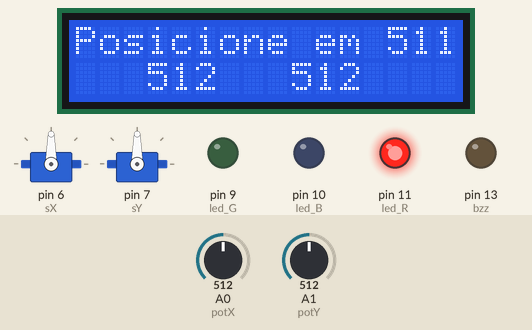
Simulated run of this sketch. Board: Arduino Uno, built with avr-gcc and run on an emulated ATmega328P. Parts: 16×2 character LCD, 2 × servo, output pins drawn as LEDs (lit = HIGH). The test bench sets the inputs (shaded band); at power-on: A0 (potX) = 512, A1 (potY) = 512.

Above: at 1.2 s.
1.3 s: A0 (potX) set to 716
At 2.1 s:
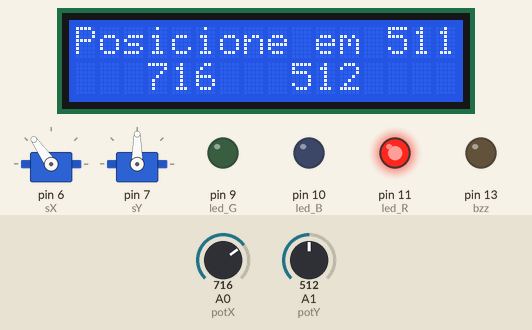
2.8 s: A1 (potY) set to 716
At 4.0 s:
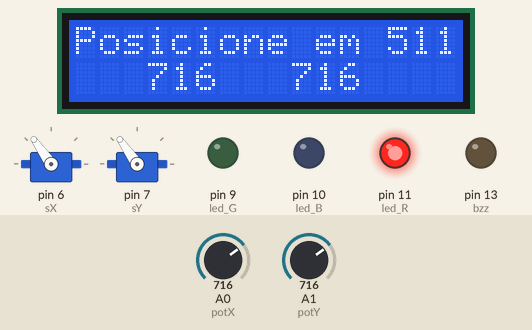
4.3 s: A0 (potX) set to 900
At 5.5 s:
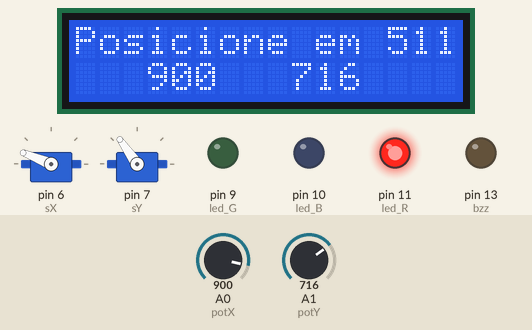
5.8 s: A1 (potY) set to 900
At 6.6 s:
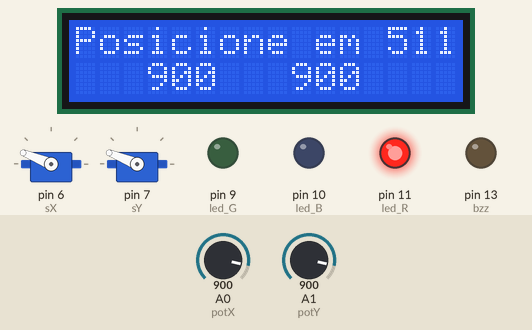
7.3 s: A0 (potX) set to 1023
At 8.5 s:
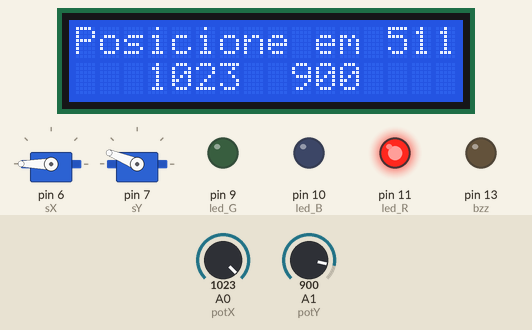
8.8 s: A1 (potY) set to 1023
At 9.1 s:
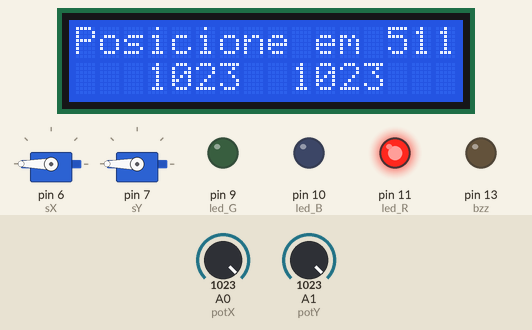
Timing chart, 0 to 11.3 s (numbered marks = the images above; inputs shaded):
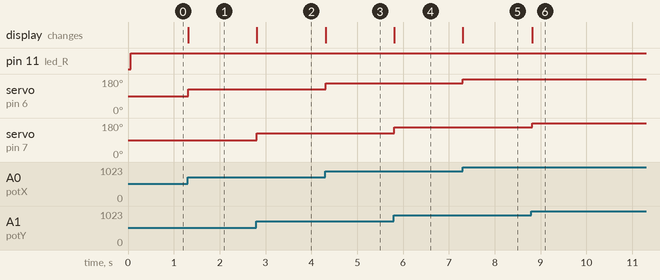

Measured:
- after the input at 1.3 s, servo on pin 6 (sX): 90° → 125° at once; the display: changes at once (image 1)
- after the input at 2.8 s, servo on pin 7 (sY): 90° → 125° at once; the display: changes at once (image 2)
- after the input at 4.3 s, servo on pin 6 (sX): 125° → 158° at once; the display: changes at once (image 3)
- after the input at 5.8 s, servo on pin 7 (sY): 125° → 158° at once; the display: changes at once (image 4)
- after the input at 7.3 s, servo on pin 6 (sX): 158° → 180° at once; the display: changes at once (image 5)
- after the input at 8.8 s, servo on pin 7 (sY): 158° → 180° at once; the display: changes at once (image 6)

The sketch:

main.ino
```cpp
/*
 * Projeto de Jogo feito com arduino
 * Contribuente: Luca    Moreira
 * Mentor:       Juliano Miranda
 * Escola:       COPE
 * Obs:
 *    E permitido o uso ou modificacao livre deste codigo
 *    contanto que se mantenha este header
 */

// inclui bibliotecas usadas
#include <LiquidCrystal.h>
#include <Servo.h>

// declara portas usadas
// obs: faz se o uso de variaveis para maior dinamicidade
const int lcd_rs  = 12;
const int lcd_e   = 8;
const int lcd_bd4 = 5;
const int lcd_bd5 = 4;
const int lcd_bd6 = 3;
const int lcd_bd7 = 2;

const int potX    = A0;
const int potY    = A1;

const int sX      = 6;
const int sY      = 7;

const int led_G   = 9;
const int led_B   = 10;
const int led_R   = 11;

const int bzz     = 13;
const int btt     = 1;

// declara os servos
Servo servo_X;
Servo servo_Y;

// configura o lcd com suas respectivas portas
LiquidCrystal lcd(lcd_rs, lcd_e, lcd_bd4, lcd_bd5, lcd_bd6, lcd_bd7);

// declara variaveis para armazenar a leitura do potX e do potY
int l_potX = 0;
int l_potY = 0;

void setup()
{
  // configura as portas do led
  pinMode(led_R, OUTPUT);
  pinMode(led_G, OUTPUT);
  pinMode(led_B, OUTPUT);

  // inicia o lcd com o numero de linhas e colunas
  lcd.begin(16, 2);

  // configura a porta do potX e servo_X
  pinMode(potX, INPUT);
  servo_X.attach(sX, 500, 2500);

  // configura a porta do potY e servo_Y
  pinMode(potY, INPUT);
  servo_Y.attach(sY, 500, 2500);

  // configura a porta do bottao
  pinMode(btt, INPUT);

  // configura a porta do buzzer
  pinMode(bzz, OUTPUT);
}

void loop()
{
  // requerimentos para o jogo
  pre_jogo();

  // testa leituras e inicia jogo caso motores em 511
  jogo();

  // espera um pouco para melhorar a performace da simulacao
  delay(10);
}

void vermelho() {
  // acende vermelho
  analogWrite(led_R, 255);
  analogWrite(led_G, 0);
  analogWrite(led_B, 0);
}

void verde() {
  // acende verde
  analogWrite(led_R, 0);
  analogWrite(led_G, 255);
  analogWrite(led_B, 0);
}

void atualiza_leituras() {
  // atualiza as leituras basedo nas entradas
  l_potX = analogRead(potX);
  l_potY = analogRead(potY);
}

void move_servos() {
  // move os servos baseado nas leituras
  servo_X.write(map(l_potX, 0, 1023, 0, 180));
  servo_Y.write(map(l_potY, 0, 1023, 0, 180));
}

void mostra_leituras() {
  // printa as leituras
  lcd.setCursor(3,1);
  lcd.print(l_potX);
  lcd.print(" ");

  lcd.setCursor(9,1);
  lcd.print(l_potY);
  lcd.print(" ");

  // guia o usuario
  lcd.setCursor(0,0);
  lcd.print("Posicione em 511");
}

void som() {
  //sinal sonoro
  tone(bzz, 1000);
  delay(1000);
  noTone(bzz);
}

void contagem() {
  // contagem regressiva
  for (int i = 3; i >= 0; i--) {
    lcd.setCursor(7,1);
    lcd.print(i);
    delay(500);
  }
}

void pre_jogo() {
  // acende o led na cor vermelha
  vermelho();

  // atualiza
  atualiza_leituras();

  // move
  move_servos();

  // printa
  mostra_leituras();

  // atualiza
  atualiza_leituras();
}

void jogo() {
  // testa se servos estao na posicao certa
  if (l_potX == 511 && l_potY == 511) {
    // limpa o lcd
    lcd.clear();

    // avisa a espera
    lcd.setCursor(0,0);
    lcd.print("Esperando");

    // espera um pouco
    // para dar tempo para o motor ir a posicao
    delay(700);

    // limpa o lcd
    lcd.clear();

    //som
    som();

    //acende o led na cor verde
    verde();

    // avisa inicio
    contagem();

    // limpa lcd
    lcd.clear();

    // testa se btt nao esta apertado
    while (!(digitalRead(btt) == 1)) {
      // avisa o inicio
      lcd.setCursor(0,0);
      lcd.print("Valendo!");

      // atualiza
      atualiza_leituras();

      // move
      move_servos();
    }
    // limpa o lcd
    lcd.clear();

    // anuncia fim
    lcd.setCursor(0,0);
    lcd.print("Fim!");

    // acende vermelho
    vermelho();

    // som
    som();
  }
}
```
